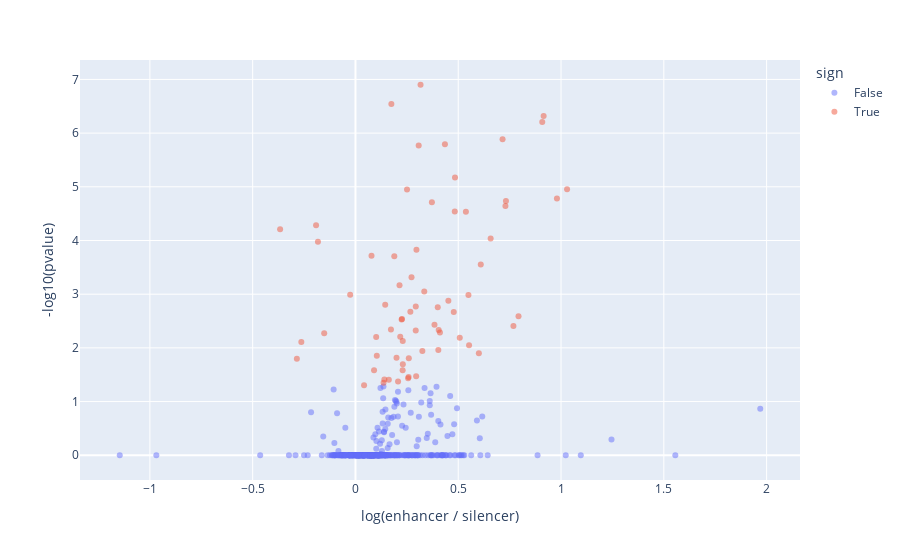

Notebook code cell kept with this figure:
### Code cell
px.scatter(data_frame=df, x='log(enhancer / silencer)', y='-log10(pvalue)', color='sign', hover_data='mark', opacity=0.5)

### Figure 1 — Plotly figure (JSON) as saved in the notebook; plotly's stock layout.template omitted (floating-point values rounded to 4 significant figures; data arrays with more than 128 entries replaced by an {"elided": "..."} marker saying what was removed)
{"data": [{"customdata": {"elided": "455x1 str values"}, "hovertemplate": "sign=False<br>log(enhancer / silencer)=%{x}<br>-log10(pvalue)=%{y}<br>mark=%{customdata[0]}<extra></extra>", "legendgroup": "False", "marker": {"color": "#636efa", "opacity": 0.5, "symbol": "circle"}, "mode": "markers", "name": "False", "orientation": "v", "showlegend": true, "type": "scatter", "x": {"elided": "455 float values"}, "xaxis": "x", "y": {"elided": "455 float values"}, "yaxis": "y"}, {"customdata": [["AFF1"], ["ARID1B"], ["ARID3A"], ["ATF4"], ["BCOR"], ["BHLHE40"], ["BRD4"], ["BRD9"], ["CBX1"], ["CBX5"], ["CEBPB"], ["CUX1"], ["CXXC5"], ["DMBX1"], ["DPF2"], ["E2F1"], ["E4F1"], ["EP300"], ["FOXK2"], ["GABPB1"], ["HBP1"], ["HCFC1"], ["HDGF"], ["HES1"], ["HMG20A"], ["HMGXB4"], ["IKZF1"], ["JUND"], ["KAT7"], ["KDM1A"], ["KLF6"], ["LCOR"], ["MAZ"], ["MECOM"], ["MLX"], ["MXI1"], ["NBN"], ["NR2F1"], ["NR2F2"], ["PHB2"], ["PML"], ["PRMT5"], ["RBFOX2"], ["RCOR1"], ["RFX5"], ["SETDB1"], ["SMAD3"], ["SMAD4"], ["SMARCA4"], ["SMARCA5"], ["SMARCC2"], ["SMARCE1"], ["STAG1"], ["STAT6"], ["TBL1XR1"], ["TCF3"], ["TEAD1"], ["TFAP4"], ["WHSC1"], ["ZBTB17"], ["ZMIZ1"], ["ZNF124"], ["ZNF23"], ["ZNF239"], ["ZNF24"], ["ZNF281"], ["ZNF317"], ["ZNF384"], ["ZNF592"]], "hovertemplate": "sign=True<br>log(enhancer / silencer)=%{x}<br>-log10(pvalue)=%{y}<br>mark=%{customdata[0]}<extra></extra>", "legendgroup": "True", "marker": {"color": "#EF553B", "opacity": 0.5, "symbol": "circle"}, "mode": "markers", "name": "True", "orientation": "v", "showlegend": true, "type": "scatter", "x": [0.09046, 1.029, 0.4843, 0.5526, 0.2727, 0.7685, 0.2299, 0.07806, -0.2633, -0.3666, 0.7932, 0.2144, 0.4782, 0.3255, 0.5373, 0.1746, -0.02574, 0.9087, 0.4049, 0.1038, 0.1997, 0.04185, 0.3166, 0.2073, 0.1367, 0.2508, 0.4352, 0.7321, 0.1727, 0.2952, 0.1624, 0.2295, 0.6096, 0.2586, 0.1889, 0.4003, 0.2245, 0.411, 0.5496, 0.2304, 0.5074, -0.1825, 0.6577, 0.7156, 0.2561, -0.285, 0.1447, 0.2967, 0.3348, 0.1008, 0.2934, 0.4831, -0.152, 0.3076, 0.4518, 0.9801, 0.2671, 0.6003, 0.2595, 0.2263, 0.4031, -0.1916, 0.1407, 0.3844, 0.2178, 0.9154, 0.3719, 0.7295, 0.2932], "xaxis": "x", "y": [1.584, 4.957, 5.175, 2.05, 3.317, 2.407, 2.129, 3.715, 2.11, 4.208, 2.591, 3.169, 2.668, 1.941, 4.538, 6.542, 2.991, 6.205, 2.334, 1.855, 1.817, 1.304, 6.901, 1.374, 1.35, 4.951, 5.792, 4.738, 2.344, 1.473, 1.408, 1.584, 3.555, 1.458, 3.708, 2.757, 2.529, 2.288, 2.987, 1.696, 2.187, 3.978, 4.038, 5.886, 1.436, 1.799, 2.802, 3.829, 3.049, 2.201, 2.769, 4.539, 2.273, 5.772, 2.876, 4.782, 2.674, 1.899, 1.805, 2.537, 1.96, 4.283, 1.409, 2.432, 2.208, 6.32, 4.714, 4.642, 2.322], "yaxis": "y"}], "layout": {"autosize": true, "legend": {"title": {"text": "sign"}, "tracegroupgap": 0}, "margin": {"t": 60}, "xaxis": {"anchor": "y", "autorange": true, "domain": [0, 1], "range": [-1.336, 2.158], "title": {"text": "log(enhancer / silencer)"}, "type": "linear"}, "yaxis": {"anchor": "x", "autorange": true, "domain": [0, 1], "range": [-0.5343, 7.435], "title": {"text": "-log10(pvalue)"}, "type": "linear"}}}
